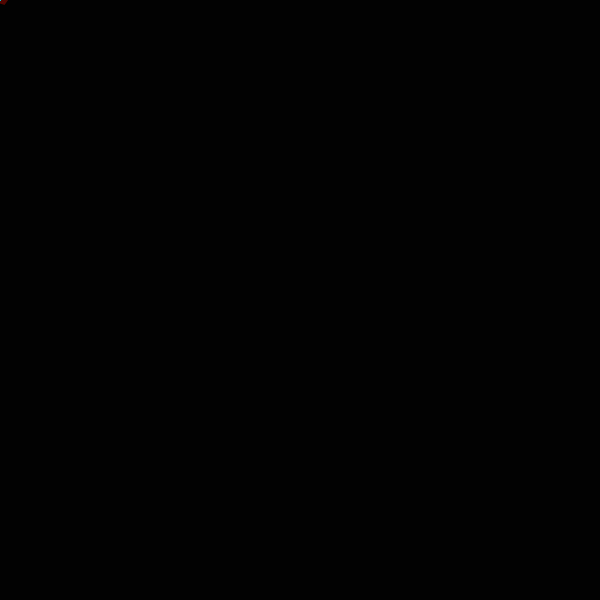
Frame 1 (no input)
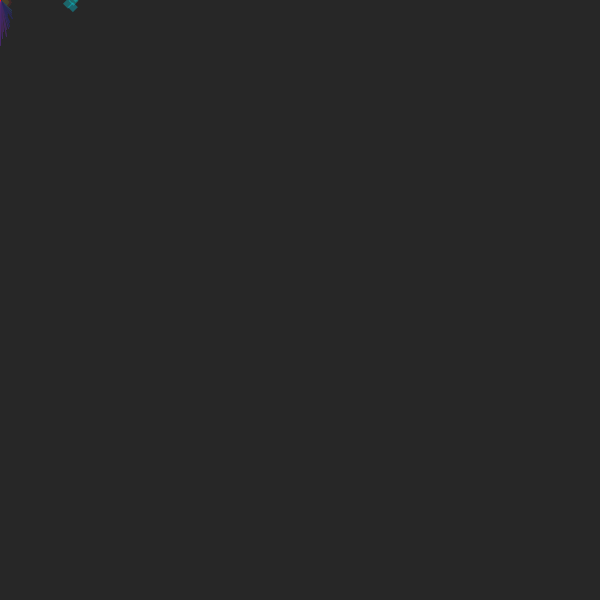
Frame 60 (the mouse pressed at the canvas centre just before this capture)
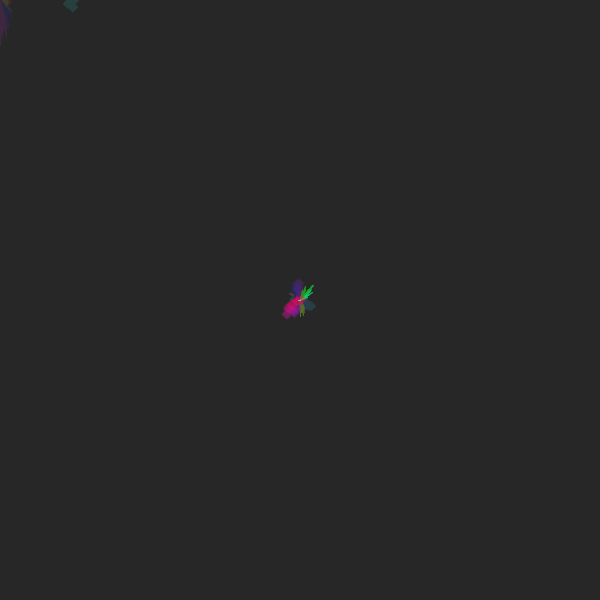
Frame 120 (the mouse held since frame 60 and released just before this capture)

The Processing sketch that drew these frames (run headless with seeded random() and noise(); from frame 60 on, the mouse is pressed at the canvas centre):

// Processing sketch: processing_170045
// ── processing_170045.pde

float xoff = 0.0;
float xincrement = 0.01; 
float n = 0;
float r =0.01;
int point = 3;
void setup() {
  size(600, 600);
  background(0);
}

void draw()
{
  colorMode(RGB, 255, 255, 255);
  fill(51, 10);
  noStroke();
  rect(0, 0, width, height);

  translate(mouseX, mouseY);
  point=floor(map(noise(xoff), 0, 1, 3, 7));
  n+= noise(xoff)*TWO_PI;
  if (n>360) n=0;
  r+= random(-0.1, 0.1);
  float x = r*cos(radians(n))*width/8;
  float y = r*sin(radians(n))*height/8;

  xoff += xincrement;

  colorMode(HSB, 360, 100, 100);
  color c = color(n, 100, 100,80);
  fill(c);
  noStroke();
  polygon(x, y, 5, point);
  strokeWeight(1);
  stroke(getComplementaryColor(c));
  line(-x, -y, 0, 0);
}

void mousePressed() {

  r=0.1;
}
void polygon(float x, float y, float radius, int npoints) {
  float angle = TWO_PI / npoints;
  beginShape();
  for (float a = 0; a < TWO_PI; a += angle) {
    float sx = x + cos(a) * radius;
    float sy = y + sin(a) * radius;
    vertex(sx, sy);
  }
  endShape(CLOSE);
}
color getComplementaryColor(color c) {
  colorMode(RGB, 255, 255, 255);
  float R = red(c), G = green(c), B = blue(c);
  return color(255-R, 255-G, 255-B);
}
